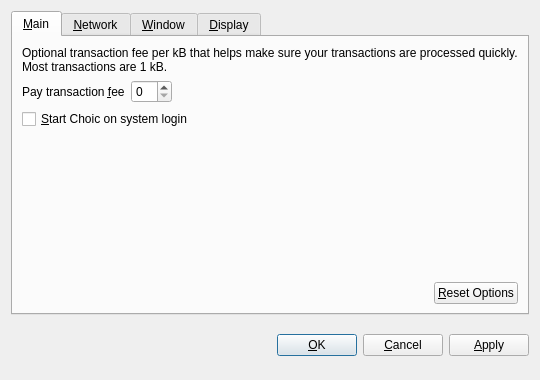
<?xml version="1.0" encoding="UTF-8"?>
<ui version="4.0">
 <class>OptionsDialog</class>
 <widget class="QDialog" name="OptionsDialog">
  <property name="geometry">
   <rect>
    <x>0</x>
    <y>0</y>
    <width>540</width>
    <height>380</height>
   </rect>
  </property>
  <property name="windowTitle">
   <string>Options</string>
  </property>
  <property name="modal">
   <bool>true</bool>
  </property>
  <layout class="QVBoxLayout" name="verticalLayout">
   <item>
    <widget class="QTabWidget" name="tabWidget">
     <property name="tabPosition">
      <enum>QTabWidget::North</enum>
     </property>
     <property name="currentIndex">
      <number>0</number>
     </property>
     <widget class="QWidget" name="tabMain">
      <attribute name="title">
       <string>&amp;Main</string>
      </attribute>
      <layout class="QVBoxLayout" name="verticalLayout_Main">
       <item>
        <widget class="QLabel" name="transactionFeeInfoLabel">
         <property name="text">
          <string>Optional transaction fee per kB that helps make sure your transactions are processed quickly. Most transactions are 1 kB.</string>
         </property>
         <property name="textFormat">
          <enum>Qt::PlainText</enum>
         </property>
         <property name="wordWrap">
          <bool>true</bool>
         </property>
        </widget>
       </item>
       <item>
        <layout class="QHBoxLayout" name="horizontalLayout_1_Main">
         <item>
          <widget class="QLabel" name="transactionFeeLabel">
           <property name="text">
            <string>Pay transaction &amp;fee</string>
           </property>
           <property name="textFormat">
            <enum>Qt::PlainText</enum>
           </property>
           <property name="buddy">
            <cstring>transactionFee</cstring>
           </property>
          </widget>
         </item>
         <item>
          <widget class="BitcoinAmountField" name="transactionFee"/>
         </item>
         <item>
          <spacer name="horizontalSpacer_1_Main">
           <property name="orientation">
            <enum>Qt::Horizontal</enum>
           </property>
           <property name="sizeHint" stdset="0">
            <size>
             <width>40</width>
             <height>20</height>
            </size>
           </property>
          </spacer>
         </item>
        </layout>
       </item>
       <item>
        <widget class="QCheckBox" name="bitcoinAtStartup">
         <property name="toolTip">
          <string>Automatically start Choic after logging in to the system.</string>
         </property>
         <property name="text">
          <string>&amp;Start Choic on system login</string>
         </property>
        </widget>
       </item>
       <item>
        <spacer name="verticalSpacer_Main">
         <property name="orientation">
          <enum>Qt::Vertical</enum>
         </property>
         <property name="sizeHint" stdset="0">
          <size>
           <width>20</width>
           <height>40</height>
          </size>
         </property>
        </spacer>
       </item>
       <item>
        <layout class="QHBoxLayout" name="horizontalLayout_2_Main">
         <item>
          <spacer name="horizontalSpacer_2_Main">
           <property name="orientation">
            <enum>Qt::Horizontal</enum>
           </property>
           <property name="sizeHint" stdset="0">
            <size>
             <width>40</width>
             <height>20</height>
            </size>
           </property>
          </spacer>
         </item>
         <item>
          <widget class="QPushButton" name="resetButton">
           <property name="toolTip">
            <string>Reset all client options to default.</string>
           </property>
           <property name="text">
            <string>&amp;Reset Options</string>
           </property>
           <property name="autoDefault">
            <bool>false</bool>
           </property>
          </widget>
         </item>
        </layout>
       </item>
      </layout>
     </widget>
     <widget class="QWidget" name="tabNetwork">
      <attribute name="title">
       <string>&amp;Network</string>
      </attribute>
      <layout class="QVBoxLayout" name="verticalLayout_Network">
       <item>
        <widget class="QCheckBox" name="mapPortUpnp">
         <property name="toolTip">
          <string>Automatically open the Choic client port on the router. This only works when your router supports UPnP and it is enabled.</string>
         </property>
         <property name="text">
          <string>Map port using &amp;UPnP</string>
         </property>
        </widget>
       </item>
       <item>
        <widget class="QCheckBox" name="connectSocks">
         <property name="toolTip">
          <string>Connect to the Choic network through a SOCKS proxy (e.g. when connecting through Tor).</string>
         </property>
         <property name="text">
          <string>&amp;Connect through SOCKS proxy:</string>
         </property>
        </widget>
       </item>
       <item>
        <layout class="QHBoxLayout" name="horizontalLayout_Network">
         <item>
          <widget class="QLabel" name="proxyIpLabel">
           <property name="text">
            <string>Proxy &amp;IP:</string>
           </property>
           <property name="textFormat">
            <enum>Qt::PlainText</enum>
           </property>
           <property name="buddy">
            <cstring>proxyIp</cstring>
           </property>
          </widget>
         </item>
         <item>
          <widget class="QValidatedLineEdit" name="proxyIp">
           <property name="maximumSize">
            <size>
             <width>140</width>
             <height>16777215</height>
            </size>
           </property>
           <property name="toolTip">
            <string>IP address of the proxy (e.g. 127.0.0.1)</string>
           </property>
          </widget>
         </item>
         <item>
          <widget class="QLabel" name="proxyPortLabel">
           <property name="text">
            <string>&amp;Port:</string>
           </property>
           <property name="textFormat">
            <enum>Qt::PlainText</enum>
           </property>
           <property name="buddy">
            <cstring>proxyPort</cstring>
           </property>
          </widget>
         </item>
         <item>
          <widget class="QLineEdit" name="proxyPort">
           <property name="maximumSize">
            <size>
             <width>55</width>
             <height>16777215</height>
            </size>
           </property>
           <property name="toolTip">
            <string>Port of the proxy (e.g. 9050)</string>
           </property>
          </widget>
         </item>
         <item>
          <widget class="QLabel" name="socksVersionLabel">
           <property name="text">
            <string>SOCKS &amp;Version:</string>
           </property>
           <property name="textFormat">
            <enum>Qt::PlainText</enum>
           </property>
           <property name="buddy">
            <cstring>socksVersion</cstring>
           </property>
          </widget>
         </item>
         <item>
          <widget class="QValueComboBox" name="socksVersion">
           <property name="toolTip">
            <string>SOCKS version of the proxy (e.g. 5)</string>
           </property>
          </widget>
         </item>
         <item>
          <spacer name="horizontalSpacer_Network">
           <property name="orientation">
            <enum>Qt::Horizontal</enum>
           </property>
           <property name="sizeHint" stdset="0">
            <size>
             <width>40</width>
             <height>20</height>
            </size>
           </property>
          </spacer>
         </item>
        </layout>
       </item>
       <item>
        <spacer name="verticalSpacer_Network">
         <property name="orientation">
          <enum>Qt::Vertical</enum>
         </property>
         <property name="sizeHint" stdset="0">
          <size>
           <width>20</width>
           <height>40</height>
          </size>
         </property>
        </spacer>
       </item>
      </layout>
     </widget>
     <widget class="QWidget" name="tabWindow">
      <attribute name="title">
       <string>&amp;Window</string>
      </attribute>
      <layout class="QVBoxLayout" name="verticalLayout_Window">
       <item>
        <widget class="QCheckBox" name="minimizeToTray">
         <property name="toolTip">
          <string>Show only a tray icon after minimizing the window.</string>
         </property>
         <property name="text">
          <string>&amp;Minimize to the tray instead of the taskbar</string>
         </property>
        </widget>
       </item>
       <item>
        <widget class="QCheckBox" name="minimizeOnClose">
         <property name="toolTip">
          <string>Minimize instead of exit the application when the window is closed. When this option is enabled, the application will be closed only after selecting Quit in the menu.</string>
         </property>
         <property name="text">
          <string>M&amp;inimize on close</string>
         </property>
        </widget>
       </item>
       <item>
        <spacer name="verticalSpacer_Window">
         <property name="orientation">
          <enum>Qt::Vertical</enum>
         </property>
         <property name="sizeHint" stdset="0">
          <size>
           <width>20</width>
           <height>40</height>
          </size>
         </property>
        </spacer>
       </item>
      </layout>
     </widget>
     <widget class="QWidget" name="tabDisplay">
      <attribute name="title">
       <string>&amp;Display</string>
      </attribute>
      <layout class="QVBoxLayout" name="verticalLayout_Display">
       <item>
        <layout class="QHBoxLayout" name="horizontalLayout_1_Display">
         <item>
          <widget class="QLabel" name="langLabel">
           <property name="text">
            <string>User Interface &amp;language:</string>
           </property>
           <property name="textFormat">
            <enum>Qt::PlainText</enum>
           </property>
           <property name="buddy">
            <cstring>lang</cstring>
           </property>
          </widget>
         </item>
         <item>
          <widget class="QValueComboBox" name="lang">
           <property name="toolTip">
            <string>The user interface language can be set here. This setting will take effect after restarting Choic.</string>
           </property>
          </widget>
         </item>
        </layout>
       </item>
       <item>
        <layout class="QHBoxLayout" name="horizontalLayout_2_Display">
         <item>
          <widget class="QLabel" name="unitLabel">
           <property name="text">
            <string>&amp;Unit to show amounts in:</string>
           </property>
           <property name="textFormat">
            <enum>Qt::PlainText</enum>
           </property>
           <property name="buddy">
            <cstring>unit</cstring>
           </property>
          </widget>
         </item>
         <item>
          <widget class="QValueComboBox" name="unit">
           <property name="toolTip">
            <string>Choose the default subdivision unit to show in the interface and when sending coins.</string>
           </property>
          </widget>
         </item>
        </layout>
       </item>
       <item>
        <widget class="QCheckBox" name="displayAddresses">
         <property name="toolTip">
          <string>Whether to show Choic addresses in the transaction list or not.</string>
         </property>
         <property name="text">
          <string>&amp;Display addresses in transaction list</string>
         </property>
        </widget>
       </item>
       <item>
        <widget class="QCheckBox" name="coinControlFeatures">
         <property name="toolTip">
          <string>Whether to show coin control features or not.</string>
         </property>
         <property name="text">
          <string>Display coin &amp;control features (experts only!)</string>
         </property>
        </widget>
       </item>
       <item>
        <spacer name="verticalSpacer_Display">
         <property name="orientation">
          <enum>Qt::Vertical</enum>
         </property>
         <property name="sizeHint" stdset="0">
          <size>
           <width>20</width>
           <height>40</height>
          </size>
         </property>
        </spacer>
       </item>
      </layout>
     </widget>
    </widget>
   </item>
   <item>
    <layout class="QHBoxLayout" name="horizontalLayout_Buttons">
     <item>
      <spacer name="horizontalSpacer_1">
       <property name="orientation">
        <enum>Qt::Horizontal</enum>
       </property>
       <property name="sizeHint" stdset="0">
        <size>
         <width>40</width>
         <height>48</height>
        </size>
       </property>
      </spacer>
     </item>
     <item>
      <widget class="QLabel" name="statusLabel">
       <property name="font">
        <font>
         <weight>75</weight>
         <bold>true</bold>
        </font>
       </property>
       <property name="text">
        <string/>
       </property>
       <property name="textFormat">
        <enum>Qt::PlainText</enum>
       </property>
       <property name="wordWrap">
        <bool>true</bool>
       </property>
      </widget>
     </item>
     <item>
      <spacer name="horizontalSpacer_2">
       <property name="orientation">
        <enum>Qt::Horizontal</enum>
       </property>
       <property name="sizeHint" stdset="0">
        <size>
         <width>40</width>
         <height>48</height>
        </size>
       </property>
      </spacer>
     </item>
     <item>
      <widget class="QPushButton" name="okButton">
       <property name="text">
        <string>&amp;OK</string>
       </property>
      </widget>
     </item>
     <item>
      <widget class="QPushButton" name="cancelButton">
       <property name="text">
        <string>&amp;Cancel</string>
       </property>
       <property name="autoDefault">
        <bool>false</bool>
       </property>
      </widget>
     </item>
     <item>
      <widget class="QPushButton" name="applyButton">
       <property name="text">
        <string>&amp;Apply</string>
       </property>
       <property name="autoDefault">
        <bool>false</bool>
       </property>
      </widget>
     </item>
    </layout>
   </item>
  </layout>
 </widget>
 <customwidgets>
  <customwidget>
   <class>BitcoinAmountField</class>
   <extends>QSpinBox</extends>
   <header>bitcoinamountfield.h</header>
  </customwidget>
  <customwidget>
   <class>QValueComboBox</class>
   <extends>QComboBox</extends>
   <header>qvaluecombobox.h</header>
  </customwidget>
  <customwidget>
   <class>QValidatedLineEdit</class>
   <extends>QLineEdit</extends>
   <header>qvalidatedlineedit.h</header>
  </customwidget>
 </customwidgets>
 <resources/>
 <connections/>
</ui>
